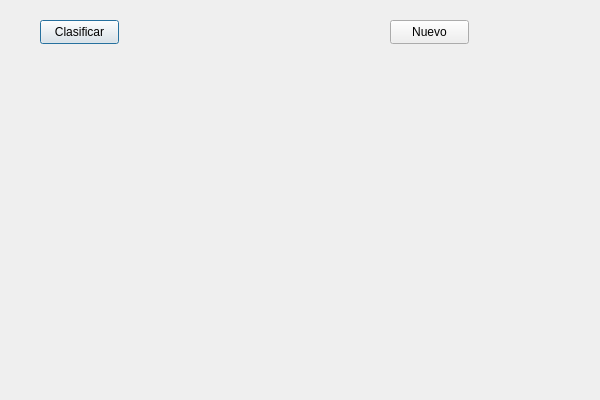
<?xml version="1.0" encoding="UTF-8"?>
<ui version="4.0">
 <class>dlgDemo18</class>
 <widget class="QDialog" name="dlgDemo18">
  <property name="geometry">
   <rect>
    <x>0</x>
    <y>0</y>
    <width>600</width>
    <height>400</height>
   </rect>
  </property>
  <property name="windowTitle">
   <string>Dibujar y Clasificar Firmas</string>
  </property>
  <widget class="QPushButton" name="btnClasificar">
   <property name="geometry">
    <rect>
     <x>40</x>
     <y>20</y>
     <width>79</width>
     <height>24</height>
    </rect>
   </property>
   <property name="text">
    <string>Clasificar</string>
   </property>
  </widget>
  <widget class="QPushButton" name="btnNuevo">
   <property name="geometry">
    <rect>
     <x>390</x>
     <y>20</y>
     <width>79</width>
     <height>24</height>
    </rect>
   </property>
   <property name="text">
    <string>Nuevo</string>
   </property>
  </widget>
  <widget class="QLabel" name="lblPrediccion">
   <property name="geometry">
    <rect>
     <x>60</x>
     <y>340</y>
     <width>481</width>
     <height>41</height>
    </rect>
   </property>
   <property name="font">
    <font>
     <pointsize>16</pointsize>
     <bold>true</bold>
    </font>
   </property>
   <property name="text">
    <string/>
   </property>
  </widget>
  <widget class="QLabel" name="lblEntrada">
   <property name="geometry">
    <rect>
     <x>50</x>
     <y>70</y>
     <width>500</width>
     <height>250</height>
    </rect>
   </property>
   <property name="text">
    <string/>
   </property>
   <property name="scaledContents">
    <bool>true</bool>
   </property>
  </widget>
 </widget>
 <resources/>
 <connections/>
</ui>
